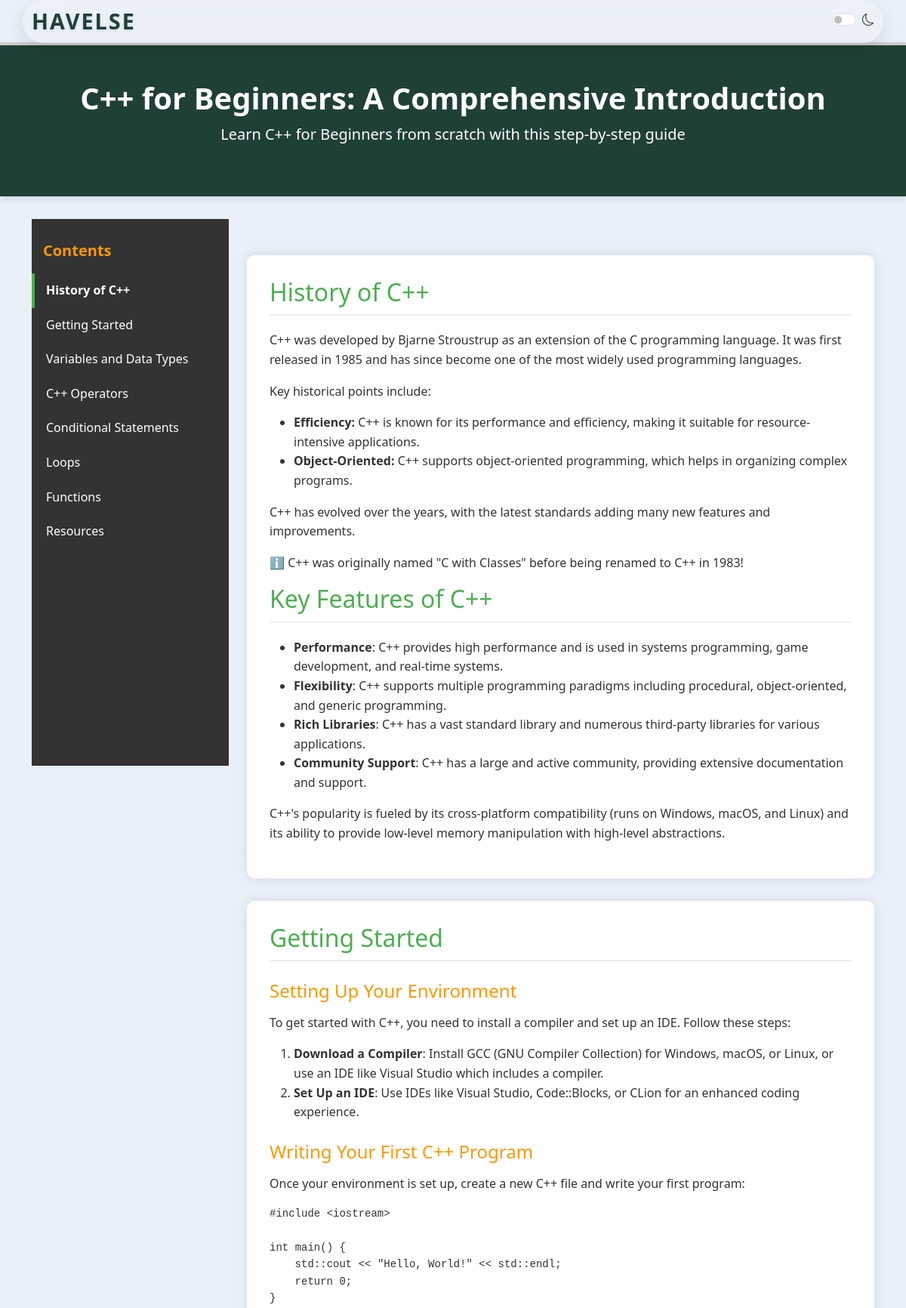
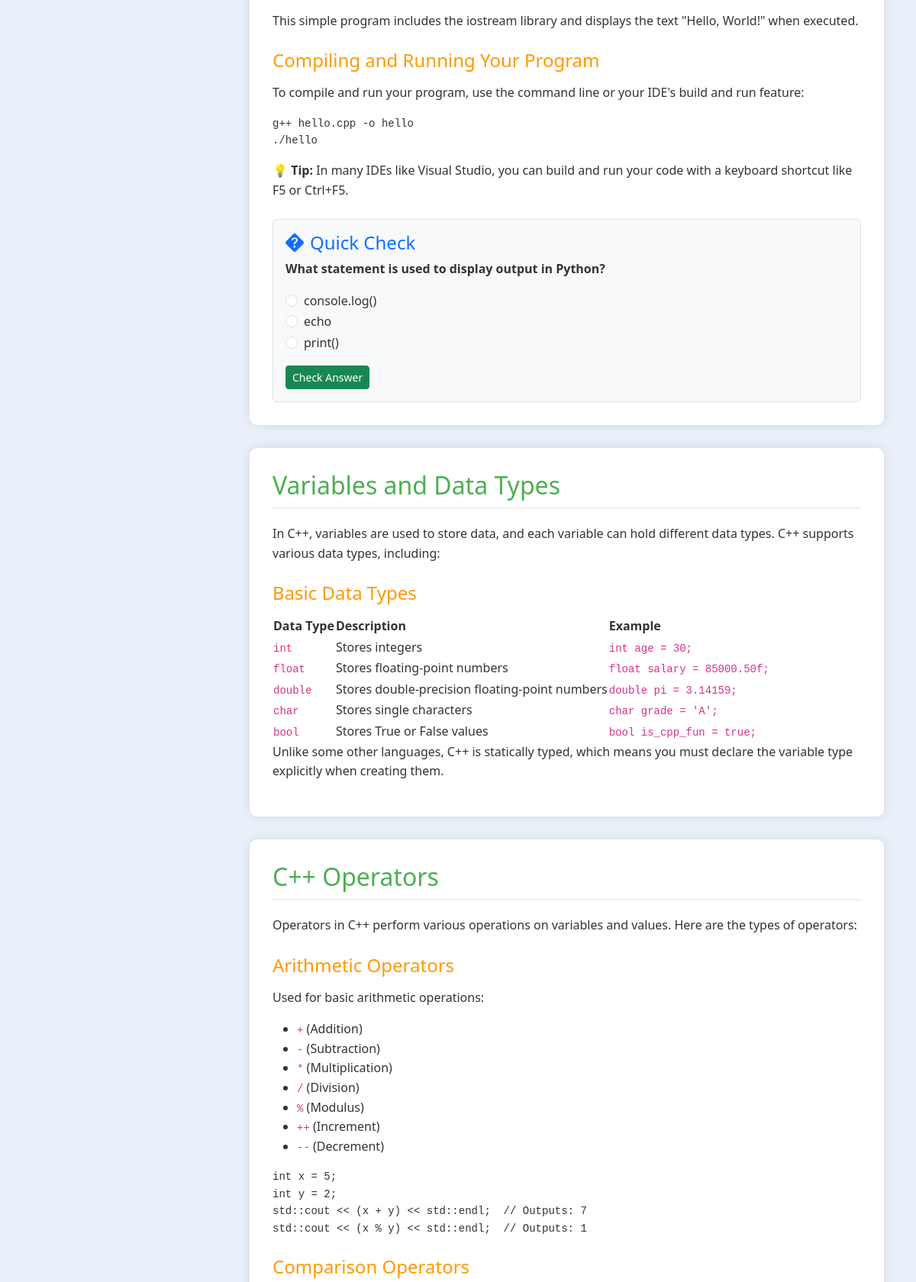
/home/article/?slug=c-for-beginners (signed in, upper part), run on the app's committed database (2 pictures, top to bottom).
### learn/models.py (models this page shows, shortened)
class Course(models.Model):
    title = models.CharField(max_length=200)
    subtitle=models.CharField(max_length=500,blank=True)
    slug = models.SlugField(max_length=200, unique=True)
    description = models.TextField(blank=True)
    created_at = models.DateTimeField(auto_now_add=True)
    updated_at = models.DateTimeField(auto_now=True)

class Section(models.Model):
    course = models.ForeignKey(Course, on_delete=models.CASCADE, related_name='sections')
    title = models.CharField(max_length=255)
    content = models.TextField(blank=True)
    order = models.PositiveIntegerField()
    created_at = models.DateTimeField(auto_now_add=True)
    updated_at = models.DateTimeField(auto_now=True)
    class Meta:
        ordering = ['order']
        unique_together = ['course','order']

### learn/views.py (the view)
# urls.py: path('article/',views.article,name='article'),
@login_required
def article(request):
    slug=request.GET.get('slug')
    course=Course.objects.get(slug=slug)
    content=course.sections.all()
    for section in content:
        section.content=processed(section.content)
        section.slug=slugify(section.title)
    return render(request,'learn/article.html',{'sections':content,'course':course})

### learn/templates/learn/article.html (shortened to what this page needs)
<!DOCTYPE html>
{% load static %}
<html lang="en">
<head>
    <link href="https://cdnjs.cloudflare.com/ajax/libs/bootstrap/5.3.0/css/bootstrap.min.css" rel="stylesheet">
    <link rel="stylesheet" href="https://cdnjs.cloudflare.com/ajax/libs/bootstrap-icons/1.11.1/font/bootstrap-icons.min.css">
</head>
<body data-bs-spy="scroll" data-bs-target="#navbar-example3" data-bs-offset="70">
<nav class="navbar navbar-expand-lg navbar-light fixed-top">
        <div class="container">
            <a class="navbar-brand" href="{% url 'learn:home' %}">HAVELSE</a>
        </div>
    </nav>
    <div class="progress-container">
    </div>
    <header class="python-header">
        <div class="container">
            <h1>{{ course.subtitle }}</h1>
            <p class="lead text-white">Learn {{course.title}} from scratch with this step-by-step guide</p>
        </div>
    </header>
    <div class="container">
        <div class="row">
            <div class="col-lg-3">
                <div class="sidebar">
                    <h5>Contents</h5>
                    <nav id="navbar-example3" class="nav nav-pills flex-column">
                        {% for section in sections %}
                        <a class="nav-link" href="#{{section.slug}}">{{ section.title }}</a>
                        {% endfor %}
                    </nav>
                </div>
            </div>
            <div class="col-lg-9 py-lg-5">
                {% for section in sections %}
                <section id="{{section.slug}}">
                    {{ section.content | safe }}
                </section>
                {% endfor %}
            </div>
        </div>
    </div>
</body>
</html>

### learn/templates/learn/article.html (style rules this page uses)
body { position: relative; font-family: 'Segoe UI', Tahoma, Geneva, Verdana, sans-serif; background-color: #eaf0f9; color: #333; line-height: 1.6; padding-top: 56px; }
.nav-link { color: #fff; border-radius: 0; transition: all 0.3s; }
.nav-link.active { background-color: #4CAF50 !important; color: #fff !important; font-weight: bold; }
.navbar-brand { font-size: 1.8rem; font-weight: 700; color: #1f4037 !important; text-shadow: 0 2px 4px rgba(0, 0, 0, 0.1); letter-spacing: 2px; }
.navbar { position: fixed; top: 0; left: 0; right: 0; z-index: 1030; margin: 0 auto; width: 95%; background: rgba(255, 255, 255, 0.1) !important; backdrop-filter: blur(20px); -webkit-backdrop-filter: blur(20px); border-bottom: 1px solid rgba(255, 255, 255, 0.2); border-radius: 30px !important; box-shadow: 0 8px 24px rgba(0, 0, 0, 0.1); transition: all 0.3s ease; padding: 0 0; }
.sidebar { position: sticky; top: 76px; height: calc(100vh - 76px); background-color: #333; padding: 20px 0; overflow-y: auto; }
.sidebar .nav-link { padding: 10px 15px; color: #fff; border-left: 4px solid transparent; }
.sidebar .nav-link.active { background-color: #333 !important; border-left: 4px solid #4CAF50 !important; }
.sidebar h5 { color: #ff9800; padding: 10px 15px; font-weight: bold; }
.sidebar .nav-pills .nav-link { border-radius: 0; }
.python-header { background-color: #1f4037; color: #fff; padding: 50px 0; text-align: center; margin-bottom: 30px; box-shadow: 0 4px 8px rgba(0, 0, 0, 0.1); }
h1 { font-size: 2.5rem; font-weight: bold; }
section { background-color: #fff; border-radius: 10px; box-shadow: 0px 0px 15px rgba(0, 0, 0, 0.1); padding: 30px; margin-bottom: 30px; transition: transform 0.3s; }
h2 { color: #4CAF50; font-size: 2rem; margin-bottom: 20px; border-bottom: 2px solid #eee; padding-bottom: 10px; }
h3 { color: #ff9800; font-size: 1.5rem; margin-top: 25px; margin-bottom: 15px; }
.progress-container { position: fixed; top: 56px; width: 100%; height: 4px; background: #ccc; z-index: 1020; }
section { scroll-margin-top: 70px; }

### data on the page
Course: subtitle "C++ for Beginners: A Comprehensive Introduction", title "C++ for Beginners"
Section: title "History of C++", content "History of C++ C++ was developed by Bjarne Stroustrup as an extension of the C programming language. It was first released in 1985 and has since become one of the most widely used programming languages. Key historical points include: Efficiency: C++ is known for its performance and efficiency, making it suitable for resource-intensive applications. Object-Oriented: C++ supports object-oriented programming, which helps in organizing complex programs. C++ has evolved over the years, with the latest standards adding many new features and improvements. ℹ️ C++ was originally named \"C with Classes\" before being renamed to C++ in 1983! Key Features of C++ Performance : C++ provides high…"
Section: title "Getting Started", content "Getting Started Setting Up Your Environment To get started with C++, you need to install a compiler and set up an IDE. Follow these steps: Download a Compiler : Install GCC (GNU Compiler Collection) for Windows, macOS, or Linux, or use an IDE like Visual Studio which includes a compiler. Set Up an IDE : Use IDEs like Visual Studio, Code::Blocks, or CLion for an enhanced coding experience. Writing Your First C++ Program Once your environment is set up, create a new C++ file and write your first program: #include <iostream> int main () { std :: cout << \"Hello, World!\" << std :: endl ; return 0 ; } This simple program includes the iostream library and displays the text \"Hello, World!\" when…"
Section: title "Variables and Data Types", content "Variables and Data Types In C++, variables are used to store data, and each variable can hold different data types. C++ supports various data types, including: Basic Data Types Data Type Description Example int Stores integers int age = 30; float Stores floating-point numbers float salary = 85000.50f; double Stores double-precision floating-point numbers double pi = 3.14159; char Stores single characters char grade = 'A'; bool Stores True or False values bool is_cpp_fun = true; Unlike some other languages, C++ is statically typed, which means you must declare the variable type explicitly when creating them."
Section: title "C++ Operators", content "C++ Operators Operators in C++ perform various operations on variables and values. Here are the types of operators: Arithmetic Operators Used for basic arithmetic operations: + (Addition) - (Subtraction) * (Multiplication) / (Division) % (Modulus) ++ (Increment) -- (Decrement) int x = 5 ; int y = 2 ; std :: cout << ( x + y ) << std :: endl ; // Outputs: 7 std :: cout << ( x % y ) << std :: endl ; // Outputs: 1 Comparison Operators"
Section: title "Conditional Statements"
Section: title "Loops"
Section: title "Functions"
Section: title "Resources"
